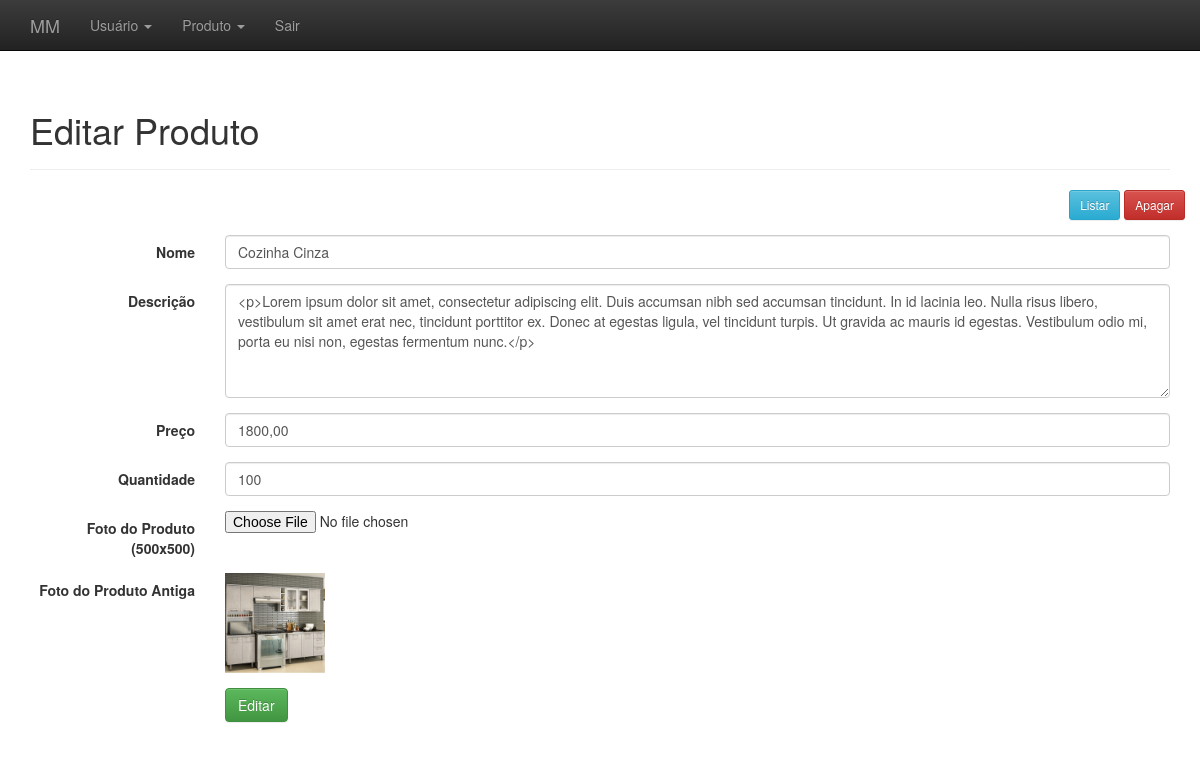
The page /administrativo.php?link=13&id=1 (signed in) on the database its author committed.
### tables this page shows
CREATE TABLE IF NOT EXISTS `produtos` (
  `id` int(11) NOT NULL AUTO_INCREMENT,
  `nome` varchar(520) NOT NULL,
  `descricao` text NOT NULL,
  `preco` varchar(20) NOT NULL,
  `qtde` varchar(520) NOT NULL,
  `imagem` varchar(220) NOT NULL,
  `modified` datetime DEFAULT NULL,
  `created` datetime NOT NULL,
  PRIMARY KEY (`id`)
);

### editar_produto.php (the view, shortened to what this page needs)
<?php
	$id = $_GET['id'];
	$result = mysqli_query($conectar,"SELECT * FROM produtos WHERE id = '$id' LIMIT 1");
	$resultado = mysqli_fetch_assoc($result);
?>
<div class="container theme-showcase" role="main">
  <div class="page-header">
	<h1>Editar Produto</h1>
  </div>
  <div class="row espaco">
		<div class="pull-right">
			<a href='administrativo.php?link=10&id=<?php echo $resultado['id']; ?>'><button type='button' class='btn btn-sm btn-info'>Listar</button></a>
			<a href='processa/proc_apagar_produto.php?id=<?php echo $resultado['id']; ?>'><button type='button' class='btn btn-sm btn-danger'>Apagar</button></a>
		</div>
	</div>
  <div class="row">
	<div class="col-md-12">
	  <form class="form-horizontal" method="POST" action="processa/proc_edit_produto.php" enctype="multipart/form-data">
		  <div class="form-group">
			<label for="inputEmail3" class="col-sm-2 control-label">Nome</label>
			<div class="col-sm-10">
			  <input type="text" class="form-control" name="nome" placeholder="Nome Produto" value="<?php echo $resultado['nome']; ?>">
			</div>
		  </div>
		  <div class="form-group">
			<label for="inputEmail3" class="col-sm-2 control-label">Descrição</label>
			<div class="col-sm-10">
				<textarea class="form-control ckeditor" rows="5" name="descricao" placeholder="Descrição do produto"><?php echo $resultado['descricao']; ?></textarea>
			</div>
		  </div>
		  <div class="form-group">
			<label for="inputEmail3" class="col-sm-2 control-label">Preço</label>
			<div class="col-sm-10">
			  <input type="text" class="form-control" name="preco" placeholder="Preço" value="<?php echo $resultado['preco']; ?>">
			</div>
		  </div>
		  <div class="form-group">
			<label for="inputEmail3" class="col-sm-2 control-label">Quantidade</label>
			<div class="col-sm-10">
			  <input type="number" class="form-control" name="qtde" placeholder="Quantidade" value="<?php echo $resultado['qtde']; ?>">
			</div>
		  </div>
		  <div class="form-group">
				<label for="inputEmail3" class="col-sm-2 control-label">Foto do Produto (500x500)</label>
				<div class="col-sm-10">
					<input name="arquivo" type="file"/>
				</div>
		  </div>
		  <?php
		  $foto = $resultado['imagem'];
			  ?>
			<?php
		  if($foto != ""){?>
				<div class="form-group">
					<label for="inputEmail3" class="col-sm-2 control-label">
						Foto do Produto Antiga
					</label>
					<div class="col-sm-10">
						<img src="<?php echo "./foto/$foto"; ?>" width="100" height="100">
					</div>
				</div>
		  <?php } ?>
		  <div class="form-group">
			<div class="col-sm-offset-2 col-sm-10">
			  <button type="submit" class="btn btn-success">Editar</button>
			</div>
		  </div>
		</form>
	</div>
	</div>
</div>

### administrativo.php (shortened to what this page needs)
<!DOCTYPE html>
<html lang="pt-br">
  <head>
    <link href="css/bootstrap.min.css" rel="stylesheet">
    <link href="css/bootstrap-theme.min.css" rel="stylesheet">
    <link href="css/theme.css" rel="stylesheet">
  </head>
  <body role="document">
	<?php
		include_once("menu_admin.php");
		$link = $_GET["link"];
		$pag[1] = "bem_vindo.php";
		$pag[2] = "listar_usuario.php";
		$pag[3] = "cad_usuario.php";
		$pag[4] = "editar_usuario.php";
		$pag[5] = "visual_usuario.php";
		$pag[6] = "retira_produto.php";
		$pag[7] = "add_produto.php";
		$pag[10] = "listar_produto.php";
		$pag[11] = "cad_produto.php";
		$pag[12] = "visual_produto.php";
		$pag[13] = "editar_produto.php";
		if(!empty($link)){
			if(file_exists($pag[$link])){
				include $pag[$link];
			}else{
				include "bem_vindo.php";
			}
		}else{
			include "bem_vindo.php";
		}
	?>
  </body>
</html>

### menu_admin.php (shortened to what this page needs)
<nav class="navbar navbar-inverse navbar-fixed-top">
  <div class="container">
	<div class="navbar-header">
	  <a class="navbar-brand" href="administrativo.php">MM</a>
	</div>
	<div id="navbar" class="navbar-collapse collapse">
	  <ul class="nav navbar-nav">
		<li class="dropdown">
		  <a href="#" class="dropdown-toggle" data-toggle="dropdown" role="button" aria-haspopup="true" aria-expanded="false">Usuário <span class="caret"></span></a>
		</li>
		<li class="dropdown">
		  <a href="administrativo.php?link=10" class="dropdown-toggle" data-toggle="dropdown" role="button" aria-haspopup="true" aria-expanded="false">Produto <span class="caret"></span></a>
		</li>
		<li><a href="sair.php">Sair</a></li>
	  </ul>
	</div>
  </div>
</nav>

### css/theme.css (style rules this page uses)
body { padding-top: 70px; padding-bottom: 30px; }
.espaco { margin-bottom:15px; }

### rows shown on the page
produtos: nome "Cozinha Cinza", descricao "<p>Lorem ipsum dolor sit amet, consectetur adipiscing elit. Duis accumsan nibh sed accumsan tincidunt. In id lacinia leo. Nulla risus libero, vestibulum sit amet erat nec, tincidunt porttitor ex. Donec at egestas ligula, vel tincidunt turpis. Ut gravida ac mauris id egestas. Vestibulum odio mi, porta eu nisi non, egestas fermentum nunc.</p>", preco "1800,00", qtde "100", imagem (picture)
